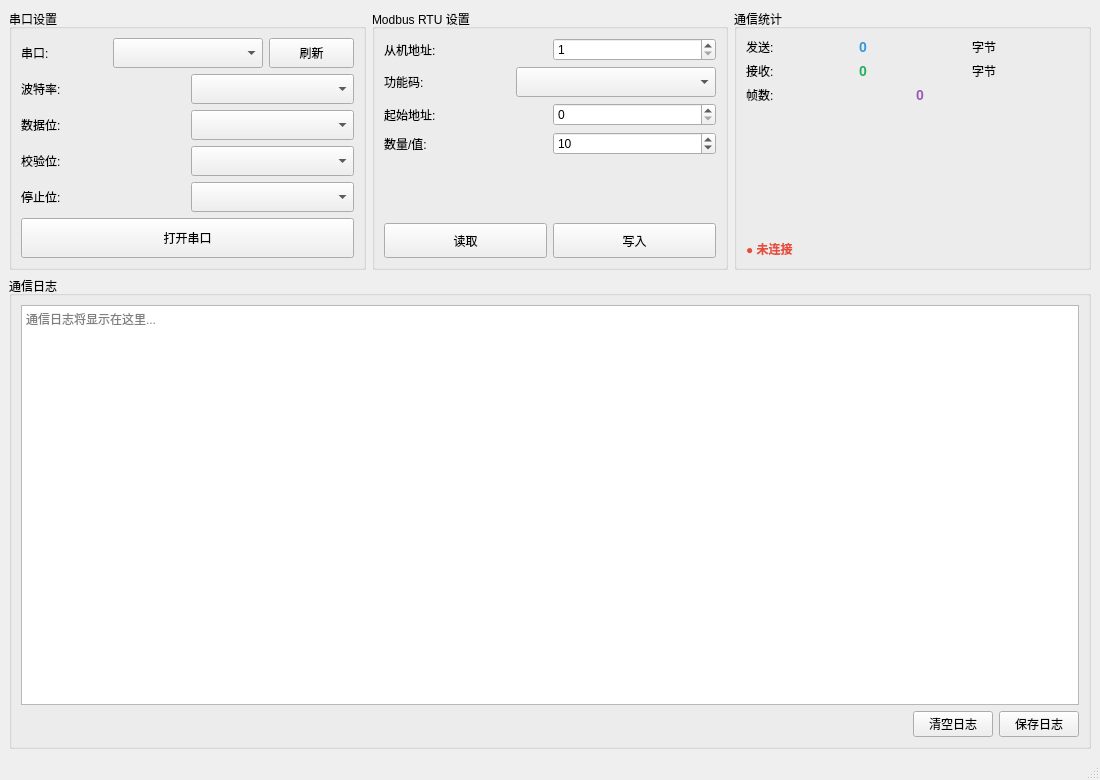
<?xml version="1.0" encoding="UTF-8"?>
<ui version="4.0">
 <class>MainWindow</class>
 <widget class="QMainWindow" name="MainWindow">
  <property name="geometry">
   <rect>
    <x>0</x>
    <y>0</y>
    <width>1100</width>
    <height>750</height>
   </rect>
  </property>
  <property name="windowTitle">
   <string>Modbus RTU Master</string>
  </property>
  <widget class="QWidget" name="centralwidget">
   <layout class="QVBoxLayout" name="verticalLayout">
    <item>
     <layout class="QHBoxLayout" name="horizontalLayout">
      <item>
       <widget class="QGroupBox" name="groupBoxSerial">
        <property name="title">
         <string>串口设置</string>
        </property>
        <layout class="QVBoxLayout" name="verticalLayout_2">
         <item>
          <layout class="QHBoxLayout" name="horizontalLayout_2">
           <item>
            <widget class="QLabel" name="labelPort">
             <property name="text">
              <string>串口:</string>
             </property>
            </widget>
           </item>
           <item>
            <widget class="QComboBox" name="comboBoxPort">
             <property name="minimumSize">
              <size>
               <width>150</width>
               <height>30</height>
              </size>
             </property>
            </widget>
           </item>
           <item>
            <widget class="QPushButton" name="btnRefresh">
             <property name="minimumSize">
              <size>
               <width>40</width>
               <height>30</height>
              </size>
             </property>
             <property name="text">
              <string>刷新</string>
             </property>
            </widget>
           </item>
          </layout>
         </item>
         <item>
          <layout class="QHBoxLayout" name="horizontalLayout_3">
           <item>
            <widget class="QLabel" name="labelBaud">
             <property name="text">
              <string>波特率:</string>
             </property>
            </widget>
           </item>
           <item>
            <widget class="QComboBox" name="comboBoxBaud">
             <property name="minimumSize">
              <size>
               <width>150</width>
               <height>30</height>
              </size>
             </property>
            </widget>
           </item>
          </layout>
         </item>
         <item>
          <layout class="QHBoxLayout" name="horizontalLayout_4">
           <item>
            <widget class="QLabel" name="labelDataBits">
             <property name="text">
              <string>数据位:</string>
             </property>
            </widget>
           </item>
           <item>
            <widget class="QComboBox" name="comboBoxDataBits">
             <property name="minimumSize">
              <size>
               <width>150</width>
               <height>30</height>
              </size>
             </property>
            </widget>
           </item>
          </layout>
         </item>
         <item>
          <layout class="QHBoxLayout" name="horizontalLayout_5">
           <item>
            <widget class="QLabel" name="labelParity">
             <property name="text">
              <string>校验位:</string>
             </property>
            </widget>
           </item>
           <item>
            <widget class="QComboBox" name="comboBoxParity">
             <property name="minimumSize">
              <size>
               <width>150</width>
               <height>30</height>
              </size>
             </property>
            </widget>
           </item>
          </layout>
         </item>
         <item>
          <layout class="QHBoxLayout" name="horizontalLayout_6">
           <item>
            <widget class="QLabel" name="labelStopBits">
             <property name="text">
              <string>停止位:</string>
             </property>
            </widget>
           </item>
           <item>
            <widget class="QComboBox" name="comboBoxStopBits">
             <property name="minimumSize">
              <size>
               <width>150</width>
               <height>30</height>
              </size>
             </property>
            </widget>
           </item>
          </layout>
         </item>
         <item>
          <spacer name="verticalSpacer">
           <property name="orientation">
            <enum>Qt::Vertical</enum>
           </property>
           <property name="sizeHint" stdset="0">
            <size>
             <width>20</width>
             <height>10</height>
            </size>
           </property>
          </spacer>
         </item>
         <item>
          <widget class="QPushButton" name="btnOpenClose">
           <property name="minimumSize">
            <size>
             <width>0</width>
             <height>40</height>
            </size>
           </property>
           <property name="text">
            <string>打开串口</string>
           </property>
          </widget>
         </item>
        </layout>
       </widget>
      </item>
      <item>
       <widget class="QGroupBox" name="groupBoxModbus">
        <property name="title">
         <string>Modbus RTU 设置</string>
        </property>
        <layout class="QVBoxLayout" name="verticalLayout_3">
         <item>
          <layout class="QHBoxLayout" name="horizontalLayout_7">
           <item>
            <widget class="QLabel" name="labelSlave">
             <property name="text">
              <string>从机地址:</string>
             </property>
            </widget>
           </item>
           <item>
            <widget class="QSpinBox" name="spinBoxSlave">
             <property name="minimum">
              <number>1</number>
             </property>
             <property name="maximum">
              <number>247</number>
             </property>
             <property name="value">
              <number>1</number>
             </property>
            </widget>
           </item>
          </layout>
         </item>
         <item>
          <layout class="QHBoxLayout" name="horizontalLayout_8">
           <item>
            <widget class="QLabel" name="labelFunctionCode">
             <property name="text">
              <string>功能码:</string>
             </property>
            </widget>
           </item>
           <item>
            <widget class="QComboBox" name="comboBoxFunctionCode">
             <property name="minimumSize">
              <size>
               <width>200</width>
               <height>30</height>
              </size>
             </property>
            </widget>
           </item>
          </layout>
         </item>
         <item>
          <layout class="QHBoxLayout" name="horizontalLayout_9">
           <item>
            <widget class="QLabel" name="labelAddress">
             <property name="text">
              <string>起始地址:</string>
             </property>
            </widget>
           </item>
           <item>
            <widget class="QSpinBox" name="spinBoxAddress">
             <property name="minimum">
              <number>0</number>
             </property>
             <property name="maximum">
              <number>65535</number>
             </property>
             <property name="value">
              <number>0</number>
             </property>
            </widget>
           </item>
          </layout>
         </item>
         <item>
          <layout class="QHBoxLayout" name="horizontalLayout_10">
           <item>
            <widget class="QLabel" name="labelQuantity">
             <property name="text">
              <string>数量/值:</string>
             </property>
            </widget>
           </item>
           <item>
            <widget class="QSpinBox" name="spinBoxQuantity">
             <property name="minimum">
              <number>1</number>
             </property>
             <property name="maximum">
              <number>125</number>
             </property>
             <property name="value">
              <number>10</number>
             </property>
            </widget>
           </item>
          </layout>
         </item>
         <item>
          <spacer name="verticalSpacer_2">
           <property name="orientation">
            <enum>Qt::Vertical</enum>
           </property>
           <property name="sizeHint" stdset="0">
            <size>
             <width>20</width>
             <height>10</height>
            </size>
           </property>
          </spacer>
         </item>
         <item>
          <layout class="QHBoxLayout" name="horizontalLayout_11">
           <item>
            <widget class="QPushButton" name="btnRead">
             <property name="minimumSize">
              <size>
               <width>0</width>
               <height>35</height>
              </size>
             </property>
             <property name="text">
              <string>读取</string>
             </property>
            </widget>
           </item>
           <item>
            <widget class="QPushButton" name="btnWrite">
             <property name="minimumSize">
              <size>
               <width>0</width>
               <height>35</height>
              </size>
             </property>
             <property name="text">
              <string>写入</string>
             </property>
            </widget>
           </item>
          </layout>
         </item>
        </layout>
       </widget>
      </item>
      <item>
       <widget class="QGroupBox" name="groupBoxStatistics">
        <property name="title">
         <string>通信统计</string>
        </property>
        <layout class="QVBoxLayout" name="verticalLayout_4">
         <item>
          <layout class="QHBoxLayout" name="horizontalLayout_12">
           <item>
            <widget class="QLabel" name="labelTx">
             <property name="text">
              <string>发送:</string>
             </property>
            </widget>
           </item>
           <item>
            <widget class="QLabel" name="labelTxBytes">
             <property name="text">
              <string>0</string>
             </property>
             <property name="styleSheet">
              <string>color: #3498db; font-weight: bold; font-size: 14px;</string>
             </property>
            </widget>
           </item>
           <item>
            <widget class="QLabel" name="labelTxUnit">
             <property name="text">
              <string>字节</string>
             </property>
            </widget>
           </item>
          </layout>
         </item>
         <item>
          <layout class="QHBoxLayout" name="horizontalLayout_13">
           <item>
            <widget class="QLabel" name="labelRx">
             <property name="text">
              <string>接收:</string>
             </property>
            </widget>
           </item>
           <item>
            <widget class="QLabel" name="labelRxBytes">
             <property name="text">
              <string>0</string>
             </property>
             <property name="styleSheet">
              <string>color: #27ae60; font-weight: bold; font-size: 14px;</string>
             </property>
            </widget>
           </item>
           <item>
            <widget class="QLabel" name="labelRxUnit">
             <property name="text">
              <string>字节</string>
             </property>
            </widget>
           </item>
          </layout>
         </item>
         <item>
          <layout class="QHBoxLayout" name="horizontalLayout_14">
           <item>
            <widget class="QLabel" name="labelFrames">
             <property name="text">
              <string>帧数:</string>
             </property>
            </widget>
           </item>
           <item>
            <widget class="QLabel" name="labelFrameCount">
             <property name="text">
              <string>0</string>
             </property>
             <property name="styleSheet">
              <string>color: #9b59b6; font-weight: bold; font-size: 14px;</string>
             </property>
            </widget>
           </item>
          </layout>
         </item>
         <item>
          <spacer name="verticalSpacer_3">
           <property name="orientation">
            <enum>Qt::Vertical</enum>
           </property>
           <property name="sizeHint" stdset="0">
            <size>
             <width>20</width>
             <height>20</height>
            </size>
           </property>
          </spacer>
         </item>
         <item>
          <widget class="QLabel" name="labelStatus">
           <property name="text">
            <string>● 未连接</string>
           </property>
           <property name="styleSheet">
            <string>color: #e74c3c; font-weight: bold; font-size: 12px;</string>
           </property>
          </widget>
         </item>
        </layout>
       </widget>
      </item>
     </layout>
    </item>
    <item>
     <layout class="QVBoxLayout" name="verticalLayout_5">
      <item>
       <widget class="QGroupBox" name="groupBoxLog">
        <property name="title">
         <string>通信日志</string>
        </property>
        <layout class="QVBoxLayout" name="verticalLayout_6">
         <item>
          <widget class="QTextEdit" name="textEditLog">
           <property name="minimumSize">
            <size>
             <width>0</width>
             <height>400</height>
            </size>
           </property>
           <property name="readOnly">
            <bool>true</bool>
           </property>
           <property name="placeholderText">
            <string>通信日志将显示在这里...</string>
           </property>
          </widget>
         </item>
         <item>
          <layout class="QHBoxLayout" name="horizontalLayout_15">
           <item>
            <spacer name="horizontalSpacer">
             <property name="orientation">
              <enum>Qt::Horizontal</enum>
             </property>
             <property name="sizeHint" stdset="0">
              <size>
               <width>40</width>
               <height>20</height>
              </size>
             </property>
            </spacer>
           </item>
           <item>
            <widget class="QPushButton" name="btnClearLog">
             <property name="text">
              <string>清空日志</string>
             </property>
            </widget>
           </item>
           <item>
            <widget class="QPushButton" name="btnSaveLog">
             <property name="text">
              <string>保存日志</string>
             </property>
            </widget>
           </item>
          </layout>
         </item>
        </layout>
       </widget>
      </item>
     </layout>
    </item>
   </layout>
  </widget>
  <widget class="QMenuBar" name="menubar">
   <property name="geometry">
    <rect>
     <x>0</x>
     <y>0</y>
     <width>1100</width>
     <height>22</height>
    </rect>
   </property>
  </widget>
  <widget class="QStatusBar" name="statusbar"/>
 </widget>
 <resources/>
 <connections/>
</ui>
